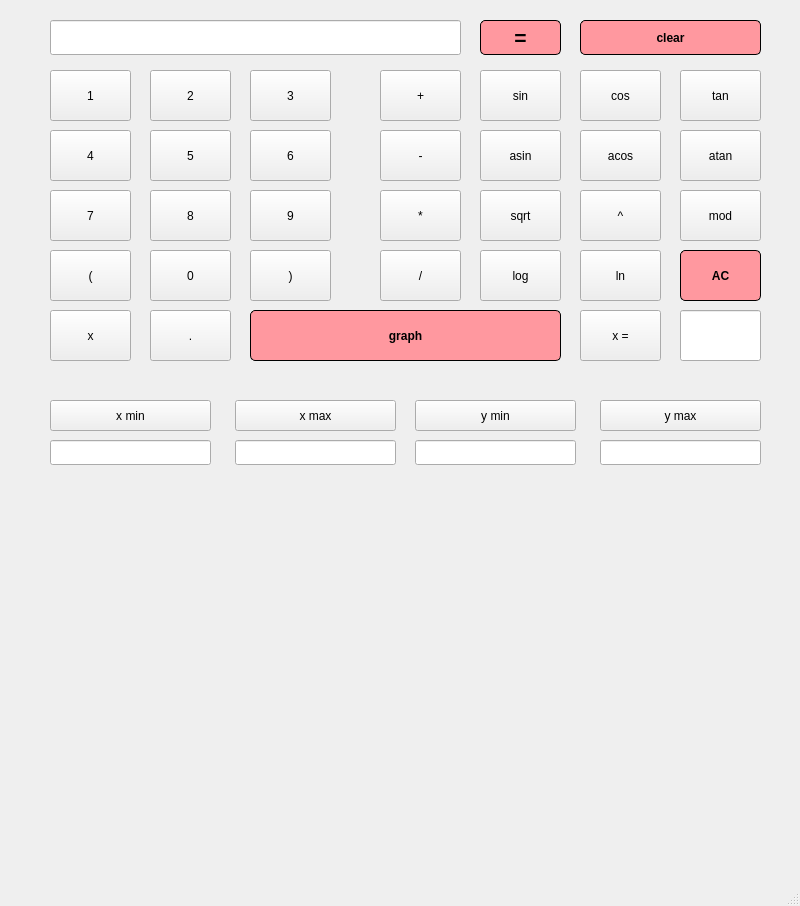
<?xml version="1.0" encoding="UTF-8"?>
<ui version="4.0">
 <class>MainWindow</class>
 <widget class="QMainWindow" name="MainWindow">
  <property name="geometry">
   <rect>
    <x>0</x>
    <y>0</y>
    <width>800</width>
    <height>906</height>
   </rect>
  </property>
  <property name="windowTitle">
   <string>MainWindow</string>
  </property>
  <widget class="QWidget" name="centralwidget">
   <widget class="QPushButton" name="push1">
    <property name="geometry">
     <rect>
      <x>50</x>
      <y>70</y>
      <width>81</width>
      <height>51</height>
     </rect>
    </property>
    <property name="text">
     <string>1</string>
    </property>
   </widget>
   <widget class="QPushButton" name="push2">
    <property name="geometry">
     <rect>
      <x>150</x>
      <y>70</y>
      <width>81</width>
      <height>51</height>
     </rect>
    </property>
    <property name="text">
     <string>2</string>
    </property>
   </widget>
   <widget class="QPushButton" name="push3">
    <property name="geometry">
     <rect>
      <x>250</x>
      <y>70</y>
      <width>81</width>
      <height>51</height>
     </rect>
    </property>
    <property name="text">
     <string>3</string>
    </property>
   </widget>
   <widget class="QPushButton" name="push6">
    <property name="geometry">
     <rect>
      <x>250</x>
      <y>130</y>
      <width>81</width>
      <height>51</height>
     </rect>
    </property>
    <property name="text">
     <string>6</string>
    </property>
   </widget>
   <widget class="QPushButton" name="push5">
    <property name="geometry">
     <rect>
      <x>150</x>
      <y>130</y>
      <width>81</width>
      <height>51</height>
     </rect>
    </property>
    <property name="text">
     <string>5</string>
    </property>
   </widget>
   <widget class="QPushButton" name="push4">
    <property name="geometry">
     <rect>
      <x>50</x>
      <y>130</y>
      <width>81</width>
      <height>51</height>
     </rect>
    </property>
    <property name="text">
     <string>4</string>
    </property>
   </widget>
   <widget class="QPushButton" name="push9">
    <property name="geometry">
     <rect>
      <x>250</x>
      <y>190</y>
      <width>81</width>
      <height>51</height>
     </rect>
    </property>
    <property name="text">
     <string>9</string>
    </property>
   </widget>
   <widget class="QPushButton" name="push8">
    <property name="geometry">
     <rect>
      <x>150</x>
      <y>190</y>
      <width>81</width>
      <height>51</height>
     </rect>
    </property>
    <property name="text">
     <string>8</string>
    </property>
   </widget>
   <widget class="QPushButton" name="push7">
    <property name="geometry">
     <rect>
      <x>50</x>
      <y>190</y>
      <width>81</width>
      <height>51</height>
     </rect>
    </property>
    <property name="text">
     <string>7</string>
    </property>
   </widget>
   <widget class="QPushButton" name="push_c_b">
    <property name="geometry">
     <rect>
      <x>250</x>
      <y>250</y>
      <width>81</width>
      <height>51</height>
     </rect>
    </property>
    <property name="text">
     <string>)</string>
    </property>
   </widget>
   <widget class="QPushButton" name="push0">
    <property name="geometry">
     <rect>
      <x>150</x>
      <y>250</y>
      <width>81</width>
      <height>51</height>
     </rect>
    </property>
    <property name="text">
     <string>0</string>
    </property>
   </widget>
   <widget class="QPushButton" name="push_o_b">
    <property name="geometry">
     <rect>
      <x>50</x>
      <y>250</y>
      <width>81</width>
      <height>51</height>
     </rect>
    </property>
    <property name="text">
     <string>(</string>
    </property>
   </widget>
   <widget class="QPushButton" name="push_atan">
    <property name="geometry">
     <rect>
      <x>680</x>
      <y>130</y>
      <width>81</width>
      <height>51</height>
     </rect>
    </property>
    <property name="text">
     <string>atan</string>
    </property>
   </widget>
   <widget class="QPushButton" name="push_plus">
    <property name="geometry">
     <rect>
      <x>380</x>
      <y>70</y>
      <width>81</width>
      <height>51</height>
     </rect>
    </property>
    <property name="text">
     <string>+</string>
    </property>
   </widget>
   <widget class="QPushButton" name="push_exp">
    <property name="geometry">
     <rect>
      <x>580</x>
      <y>190</y>
      <width>81</width>
      <height>51</height>
     </rect>
    </property>
    <property name="text">
     <string>^</string>
    </property>
   </widget>
   <widget class="QPushButton" name="push_minus">
    <property name="geometry">
     <rect>
      <x>380</x>
      <y>130</y>
      <width>81</width>
      <height>51</height>
     </rect>
    </property>
    <property name="text">
     <string>-</string>
    </property>
   </widget>
   <widget class="QPushButton" name="push_ln">
    <property name="geometry">
     <rect>
      <x>580</x>
      <y>250</y>
      <width>81</width>
      <height>51</height>
     </rect>
    </property>
    <property name="text">
     <string>ln</string>
    </property>
   </widget>
   <widget class="QPushButton" name="push_mult">
    <property name="geometry">
     <rect>
      <x>380</x>
      <y>190</y>
      <width>81</width>
      <height>51</height>
     </rect>
    </property>
    <property name="text">
     <string>*</string>
    </property>
   </widget>
   <widget class="QPushButton" name="push_calculate">
    <property name="geometry">
     <rect>
      <x>480</x>
      <y>20</y>
      <width>81</width>
      <height>35</height>
     </rect>
    </property>
    <property name="font">
     <font>
      <family>Arial</family>
      <pointsize>16</pointsize>
      <bold>true</bold>
     </font>
    </property>
    <property name="styleSheet">
     <string notr="true">QPushButton {
     background-color: rgb(255, 152, 159); 
	border: 1px solid black;
     border-radius: 5px;
}</string>
    </property>
    <property name="text">
     <string>=</string>
    </property>
   </widget>
   <widget class="QPushButton" name="push_mod">
    <property name="geometry">
     <rect>
      <x>680</x>
      <y>190</y>
      <width>81</width>
      <height>51</height>
     </rect>
    </property>
    <property name="text">
     <string>mod</string>
    </property>
   </widget>
   <widget class="QPushButton" name="push_tan">
    <property name="geometry">
     <rect>
      <x>680</x>
      <y>70</y>
      <width>81</width>
      <height>51</height>
     </rect>
    </property>
    <property name="text">
     <string>tan</string>
    </property>
   </widget>
   <widget class="QPushButton" name="push_acos">
    <property name="geometry">
     <rect>
      <x>580</x>
      <y>130</y>
      <width>81</width>
      <height>51</height>
     </rect>
    </property>
    <property name="text">
     <string>acos</string>
    </property>
   </widget>
   <widget class="QPushButton" name="push_divide">
    <property name="geometry">
     <rect>
      <x>380</x>
      <y>250</y>
      <width>81</width>
      <height>51</height>
     </rect>
    </property>
    <property name="text">
     <string>/</string>
    </property>
   </widget>
   <widget class="QPushButton" name="push_cos">
    <property name="geometry">
     <rect>
      <x>580</x>
      <y>70</y>
      <width>81</width>
      <height>51</height>
     </rect>
    </property>
    <property name="text">
     <string>cos</string>
    </property>
   </widget>
   <widget class="QPushButton" name="push_log">
    <property name="geometry">
     <rect>
      <x>480</x>
      <y>250</y>
      <width>81</width>
      <height>51</height>
     </rect>
    </property>
    <property name="text">
     <string>log</string>
    </property>
   </widget>
   <widget class="QPushButton" name="push_sqrt">
    <property name="geometry">
     <rect>
      <x>480</x>
      <y>190</y>
      <width>81</width>
      <height>51</height>
     </rect>
    </property>
    <property name="text">
     <string>sqrt</string>
    </property>
   </widget>
   <widget class="QPushButton" name="push_asin">
    <property name="geometry">
     <rect>
      <x>480</x>
      <y>130</y>
      <width>81</width>
      <height>51</height>
     </rect>
    </property>
    <property name="text">
     <string>asin</string>
    </property>
   </widget>
   <widget class="QPushButton" name="push_sin">
    <property name="geometry">
     <rect>
      <x>480</x>
      <y>70</y>
      <width>81</width>
      <height>51</height>
     </rect>
    </property>
    <property name="text">
     <string>sin</string>
    </property>
   </widget>
   <widget class="QLineEdit" name="output">
    <property name="geometry">
     <rect>
      <x>50</x>
      <y>20</y>
      <width>411</width>
      <height>35</height>
     </rect>
    </property>
   </widget>
   <widget class="QPushButton" name="push_clear_string">
    <property name="geometry">
     <rect>
      <x>580</x>
      <y>20</y>
      <width>181</width>
      <height>35</height>
     </rect>
    </property>
    <property name="font">
     <font>
      <family>Arial</family>
      <bold>true</bold>
     </font>
    </property>
    <property name="styleSheet">
     <string notr="true">QPushButton {
     background-color: rgb(255, 152, 159); 
	border: 1px solid black;
     border-radius: 5px;
}</string>
    </property>
    <property name="text">
     <string>clear</string>
    </property>
   </widget>
   <widget class="QPushButton" name="push_dot">
    <property name="geometry">
     <rect>
      <x>150</x>
      <y>310</y>
      <width>81</width>
      <height>51</height>
     </rect>
    </property>
    <property name="text">
     <string>.</string>
    </property>
   </widget>
   <widget class="QPushButton" name="push_clear_sym">
    <property name="geometry">
     <rect>
      <x>680</x>
      <y>250</y>
      <width>81</width>
      <height>51</height>
     </rect>
    </property>
    <property name="font">
     <font>
      <family>Arial</family>
      <bold>true</bold>
     </font>
    </property>
    <property name="styleSheet">
     <string notr="true">QPushButton {
     background-color: rgb(255, 152, 159); 
	border: 1px solid black;
     border-radius: 5px;
}</string>
    </property>
    <property name="text">
     <string>AC</string>
    </property>
   </widget>
   <widget class="QPushButton" name="push_x">
    <property name="geometry">
     <rect>
      <x>50</x>
      <y>310</y>
      <width>81</width>
      <height>51</height>
     </rect>
    </property>
    <property name="text">
     <string>x</string>
    </property>
   </widget>
   <widget class="QPushButton" name="makegraph">
    <property name="geometry">
     <rect>
      <x>250</x>
      <y>310</y>
      <width>311</width>
      <height>51</height>
     </rect>
    </property>
    <property name="font">
     <font>
      <bold>true</bold>
     </font>
    </property>
    <property name="styleSheet">
     <string notr="true">QPushButton {
     background-color: rgb(255, 152, 159); 
	border: 1px solid black;
     border-radius: 5px;
}</string>
    </property>
    <property name="text">
     <string>graph</string>
    </property>
   </widget>
   <widget class="QLineEdit" name="x_input">
    <property name="geometry">
     <rect>
      <x>680</x>
      <y>310</y>
      <width>81</width>
      <height>51</height>
     </rect>
    </property>
   </widget>
   <widget class="QCustomPlot" name="graphwidget" native="true">
    <property name="geometry">
     <rect>
      <x>50</x>
      <y>480</y>
      <width>711</width>
      <height>291</height>
     </rect>
    </property>
   </widget>
   <widget class="QPushButton" name="push_x_2">
    <property name="geometry">
     <rect>
      <x>580</x>
      <y>310</y>
      <width>81</width>
      <height>51</height>
     </rect>
    </property>
    <property name="text">
     <string>x =</string>
    </property>
   </widget>
   <widget class="QPushButton" name="push_x_3">
    <property name="geometry">
     <rect>
      <x>50</x>
      <y>400</y>
      <width>161</width>
      <height>31</height>
     </rect>
    </property>
    <property name="text">
     <string>x min</string>
    </property>
   </widget>
   <widget class="QPushButton" name="push_x_4">
    <property name="geometry">
     <rect>
      <x>235</x>
      <y>400</y>
      <width>161</width>
      <height>31</height>
     </rect>
    </property>
    <property name="text">
     <string>x max</string>
    </property>
   </widget>
   <widget class="QPushButton" name="push_x_5">
    <property name="geometry">
     <rect>
      <x>415</x>
      <y>400</y>
      <width>161</width>
      <height>31</height>
     </rect>
    </property>
    <property name="text">
     <string>y min</string>
    </property>
   </widget>
   <widget class="QPushButton" name="push_x_6">
    <property name="geometry">
     <rect>
      <x>600</x>
      <y>400</y>
      <width>161</width>
      <height>31</height>
     </rect>
    </property>
    <property name="text">
     <string>y max</string>
    </property>
   </widget>
   <widget class="QLineEdit" name="xmin">
    <property name="geometry">
     <rect>
      <x>50</x>
      <y>440</y>
      <width>161</width>
      <height>25</height>
     </rect>
    </property>
   </widget>
   <widget class="QLineEdit" name="xmax">
    <property name="geometry">
     <rect>
      <x>235</x>
      <y>440</y>
      <width>161</width>
      <height>25</height>
     </rect>
    </property>
   </widget>
   <widget class="QLineEdit" name="ymin">
    <property name="geometry">
     <rect>
      <x>415</x>
      <y>440</y>
      <width>161</width>
      <height>25</height>
     </rect>
    </property>
   </widget>
   <widget class="QLineEdit" name="ymax">
    <property name="geometry">
     <rect>
      <x>600</x>
      <y>440</y>
      <width>161</width>
      <height>25</height>
     </rect>
    </property>
   </widget>
   <zorder>push1</zorder>
   <zorder>push2</zorder>
   <zorder>push3</zorder>
   <zorder>push6</zorder>
   <zorder>push5</zorder>
   <zorder>push4</zorder>
   <zorder>push9</zorder>
   <zorder>push8</zorder>
   <zorder>push7</zorder>
   <zorder>push_c_b</zorder>
   <zorder>push0</zorder>
   <zorder>push_o_b</zorder>
   <zorder>push_atan</zorder>
   <zorder>push_plus</zorder>
   <zorder>push_exp</zorder>
   <zorder>push_minus</zorder>
   <zorder>push_ln</zorder>
   <zorder>push_mult</zorder>
   <zorder>push_calculate</zorder>
   <zorder>push_mod</zorder>
   <zorder>push_tan</zorder>
   <zorder>push_acos</zorder>
   <zorder>push_divide</zorder>
   <zorder>push_cos</zorder>
   <zorder>push_log</zorder>
   <zorder>push_sqrt</zorder>
   <zorder>push_asin</zorder>
   <zorder>push_sin</zorder>
   <zorder>output</zorder>
   <zorder>push_clear_string</zorder>
   <zorder>push_dot</zorder>
   <zorder>push_clear_sym</zorder>
   <zorder>push_x</zorder>
   <zorder>makegraph</zorder>
   <zorder>graphwidget</zorder>
   <zorder>push_x_2</zorder>
   <zorder>push_x_3</zorder>
   <zorder>push_x_4</zorder>
   <zorder>push_x_5</zorder>
   <zorder>push_x_6</zorder>
   <zorder>xmin</zorder>
   <zorder>xmax</zorder>
   <zorder>ymin</zorder>
   <zorder>ymax</zorder>
   <zorder>x_input</zorder>
  </widget>
  <widget class="QMenuBar" name="menubar">
   <property name="geometry">
    <rect>
     <x>0</x>
     <y>0</y>
     <width>800</width>
     <height>24</height>
    </rect>
   </property>
  </widget>
  <widget class="QStatusBar" name="statusbar"/>
 </widget>
 <customwidgets>
  <customwidget>
   <class>QCustomPlot</class>
   <extends>QWidget</extends>
   <header>qcustomplot.h</header>
   <container>1</container>
  </customwidget>
 </customwidgets>
 <resources/>
 <connections/>
</ui>
